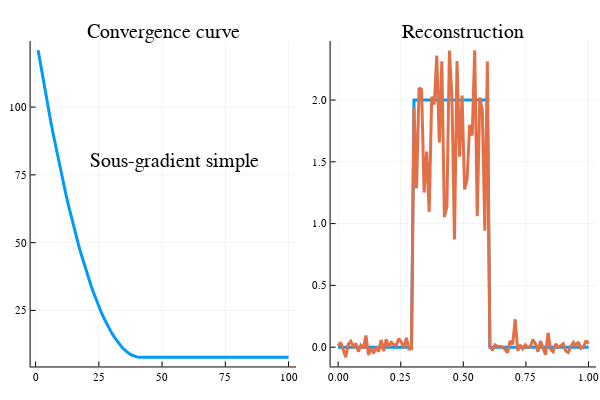

Notebook source saved alongside this figure:
### Markdown cell above
**Question 3 :** Résoudre le problème en utilisant un algorithme de sous-gradient. Vous implanterez les trois stratégies de pas vues en cours. Vous afficherez les courbes de convergence de $f_{best}^k$. 

**Question 4 :** Quelle influence a le paramètre $\lambda$ sur la convergence de l'algorithme et la qualité de la soltuion optimisée ?

### Code cell
#Pkg.add("Plots")
using Plots

#Initialisation
x = zeros(n,1);
xbest=x;
i = 0;
fbest =1000000; # $f_{best}^0$
histo_subgradient_simple =[];# Suite des itérés f_{best}^k

lambda=1e-2;

pas=1;
itermax_subgradient_simple=100;

xp=x;
while i < itermax_subgradient_simple
    i = i + 1;
    # Insérer votre code
    gk = subgradf(x,y,H,W,lambda) 
    
    if pas == 1
        xp -= 1e-2*gk
    elseif pas == 2
        xp -= 1/(100i) * gk
    elseif pas == 3
        xp -= 1/(norm(gk)*sqrt(i)) * gk
    end
    
    if evalf(xp,y,H,W,lambda) < fbest
        fbest = evalf(xp,y,H,W,lambda)
        xbest = xp
    end
    # Fin insérer code
    
    # Stockage
    append!( histo_subgradient_simple, fbest)
end
#histo
#Affichage des courbes de convergence
plotly();

iter_subgradient_simple=1:itermax_subgradient_simple;
x=[xt,xbest];

p1 = plot(iter_subgradient_simple,histo_subgradient_simple,title="Convergence curve",label=["f"],lw=3,ann=[(55,80,"Sous-gradient simple")])
p2 = plot(px,x,title="Reconstruction",label=["True solution" "Optimized solution"],lw=3)
plot(p1,p2,layout=(1,2),legend=false)

### Figure 1 — Plotly figure (JSON) as saved in the notebook; plotly's stock layout.template omitted (floating-point values rounded to 4 significant figures)
{"data": [{"colorbar": {"title": ""}, "legendgroup": ["f"], "line": {"color": "rgba(0, 154, 250, 1.000)", "dash": "solid", "shape": "linear", "width": 3}, "mode": "lines", "name": ["f"], "showlegend": true, "type": "scatter", "x": [1, 2, 3, 4, 5, 6, 7, 8, 9, 10, 11, 12, 13, 14, 15, 16, 17, 18, 19, 20, 21, 22, 23, 24, 25, 26, 27, 28, 29, 30, 31, 32, 33, 34, 35, 36, 37, 38, 39, 40, 41, 42, 43, 44, 45, 46, 47, 48, 49, 50, 51, 52, 53, 54, 55, 56, 57, 58, 59, 60, 61, 62, 63, 64, 65, 66, 67, 68, 69, 70, 71, 72, 73, 74, 75, 76, 77, 78, 79, 80, 81, 82, 83, 84, 85, 86, 87, 88, 89, 90, 91, 92, 93, 94, 95, 96, 97, 98, 99, 100], "xaxis": "x1", "y": [121.0, 115.4, 110.1, 104.8, 99.69, 94.71, 89.87, 85.18, 80.62, 76.19, 71.91, 67.76, 63.76, 59.89, 56.16, 52.57, 49.11, 45.8, 42.62, 39.58, 36.68, 33.92, 31.3, 28.81, 26.46, 24.26, 22.19, 20.25, 18.46, 16.8, 15.29, 13.91, 12.67, 11.57, 10.6, 9.777, 9.089, 8.541, 8.13, 7.858, 7.724, 7.724, 7.724, 7.724, 7.724, 7.724, 7.724, 7.724, 7.724, 7.724, 7.724, 7.724, 7.724, 7.724, 7.724, 7.724, 7.724, 7.724, 7.724, 7.724, 7.724, 7.724, 7.724, 7.724, 7.724, 7.724, 7.724, 7.724, 7.724, 7.724, 7.724, 7.724, 7.724, 7.724, 7.724, 7.724, 7.724, 7.724, 7.724, 7.724, 7.724, 7.724, 7.724, 7.724, 7.724, 7.724, 7.724, 7.724, 7.724, 7.724, 7.724, 7.724, 7.724, 7.724, 7.724, 7.724, 7.724, 7.724, 7.724, 7.724], "yaxis": "y1", "zmax": null, "zmin": null}, {"colorbar": {"title": ""}, "legendgroup": "True solution", "line": {"color": "rgba(0, 154, 250, 1.000)", "dash": "solid", "shape": "linear", "width": 3}, "mode": "lines", "name": "True solution", "showlegend": true, "type": "scatter", "x": [0, 0.0101, 0.0202, 0.0303, 0.0404, 0.05051, 0.06061, 0.07071, 0.08081, 0.09091, 0.101, 0.1111, 0.1212, 0.1313, 0.1414, 0.1515, 0.1616, 0.1717, 0.1818, 0.1919, 0.202, 0.2121, 0.2222, 0.2323, 0.2424, 0.2525, 0.2626, 0.2727, 0.2828, 0.2929, 0.303, 0.3131, 0.3232, 0.3333, 0.3434, 0.3535, 0.3636, 0.3737, 0.3838, 0.3939, 0.404, 0.4141, 0.4242, 0.4343, 0.4444, 0.4545, 0.4646, 0.4747, 0.4848, 0.4949, 0.5051, 0.5152, 0.5253, 0.5354, 0.5455, 0.5556, 0.5657, 0.5758, 0.5859, 0.596, 0.6061, 0.6162, 0.6263, 0.6364, 0.6465, 0.6566, 0.6667, 0.6768, 0.6869, 0.697, 0.7071, 0.7172, 0.7273, 0.7374, 0.7475, 0.7576, 0.7677, 0.7778, 0.7879, 0.798, 0.8081, 0.8182, 0.8283, 0.8384, 0.8485, 0.8586, 0.8687, 0.8788, 0.8889, 0.899, 0.9091, 0.9192, 0.9293, 0.9394, 0.9495, 0.9596, 0.9697, 0.9798, 0.9899, 1], "xaxis": "x2", "y": [0, 0, 0, 0, 0, 0, 0, 0, 0, 0, 0, 0, 0, 0, 0, 0, 0, 0, 0, 0, 0, 0, 0, 0, 0, 0, 0, 0, 0, 0, 2, 2, 2, 2, 2, 2, 2, 2, 2, 2, 2, 2, 2, 2, 2, 2, 2, 2, 2, 2, 2, 2, 2, 2, 2, 2, 2, 2, 2, 2, 0, 0, 0, 0, 0, 0, 0, 0, 0, 0, 0, 0, 0, 0, 0, 0, 0, 0, 0, 0, 0, 0, 0, 0, 0, 0, 0, 0, 0, 0, 0, 0, 0, 0, 0, 0, 0, 0, 0, 0], "yaxis": "y2", "zmax": null, "zmin": null}, {"colorbar": {"title": ""}, "legendgroup": "Optimized solution", "line": {"color": "rgba(227, 111, 71, 1.000)", "dash": "solid", "shape": "linear", "width": 3}, "mode": "lines", "name": "Optimized solution", "showlegend": true, "type": "scatter", "x": [0, 0.0101, 0.0202, 0.0303, 0.0404, 0.05051, 0.06061, 0.07071, 0.08081, 0.09091, 0.101, 0.1111, 0.1212, 0.1313, 0.1414, 0.1515, 0.1616, 0.1717, 0.1818, 0.1919, 0.202, 0.2121, 0.2222, 0.2323, 0.2424, 0.2525, 0.2626, 0.2727, 0.2828, 0.2929, 0.303, 0.3131, 0.3232, 0.3333, 0.3434, 0.3535, 0.3636, 0.3737, 0.3838, 0.3939, 0.404, 0.4141, 0.4242, 0.4343, 0.4444, 0.4545, 0.4646, 0.4747, 0.4848, 0.4949, 0.5051, 0.5152, 0.5253, 0.5354, 0.5455, 0.5556, 0.5657, 0.5758, 0.5859, 0.596, 0.6061, 0.6162, 0.6263, 0.6364, 0.6465, 0.6566, 0.6667, 0.6768, 0.6869, 0.697, 0.7071, 0.7172, 0.7273, 0.7374, 0.7475, 0.7576, 0.7677, 0.7778, 0.7879, 0.798, 0.8081, 0.8182, 0.8283, 0.8384, 0.8485, 0.8586, 0.8687, 0.8788, 0.8889, 0.899, 0.9091, 0.9192, 0.9293, 0.9394, 0.9495, 0.9596, 0.9697, 0.9798, 0.9899, 1], "xaxis": "x2", "y": [0.01026, 0.038, -0.01974, -0.08174, 0.02173, 0.047, 0.00644, 0.03031, -0.03671, 0.01547, -0.006701, 0.09487, -0.06304, -0.008651, -0.05037, -8.995e-05, -0.03768, 0.05646, -0.03156, 0.06354, 0.001101, 0.03821, 0.02095, 0.01401, 0.06946, 0.03982, -0.005964, 0.07612, -0.01437, -0.01392, 1.935, 1.285, 2.098, 2.085, 1.252, 1.583, 1.095, 2.027, 1.964, 2.359, 1.657, 2.314, 1.053, 1.138, 2.4, 2.023, 0.8724, 2.316, 1.542, 2.037, 1.277, 1.359, 1.799, 1.713, 2.403, 1.06, 2.021, 1.915, 0.9425, 2.311, 0.01055, -0.0263, 0.01902, 0.006874, 0.004981, 0.001938, -0.01835, -0.04534, 0.05165, 0.02191, 0.2256, -0.02908, 0.01773, -0.01362, 0.01802, -0.0008149, 0.003768, 0.06205, 0.02682, -0.03666, 0.04976, -0.008661, -0.06178, 0.116, -0.01802, -0.03775, 0.02619, -0.00415, 0.01363, 0.02827, -0.03149, -0.04299, 0.003583, 0.03825, 0.01066, 0.04217, -0.009439, 0.001069, 0.05399, 0.02775], "yaxis": "y2", "zmax": null, "zmin": null}], "layout": {"annotations": [{"font": {"color": "rgba(0, 0, 0, 1.000)", "family": "sans-serif", "size": 20}, "rotation": 0, "showarrow": false, "text": "Convergence curve", "x": 0.2722, "xanchor": "center", "xref": "paper", "y": 1, "yanchor": "top", "yref": "paper"}, {"font": {"color": "rgba(0, 0, 0, 1.000)", "family": "sans-serif", "size": 20}, "rotation": 0, "showarrow": false, "text": "Sous-gradient simple", "x": 55, "xanchor": "center", "xref": "x1", "y": 80, "yanchor": "middle", "yref": "y1"}, {"font": {"color": "rgba(0, 0, 0, 1.000)", "family": "sans-serif", "size": 20}, "rotation": 0, "showarrow": false, "text": "Reconstruction", "x": 0.7722, "xanchor": "center", "xref": "paper", "y": 1, "yanchor": "top", "yref": "paper"}], "height": 400, "margin": {"b": 20, "l": 0, "r": 0, "t": 20}, "paper_bgcolor": "rgba(255, 255, 255, 1.000)", "plot_bgcolor": "rgba(255, 255, 255, 1.000)", "showlegend": false, "width": 600, "xaxis1": {"anchor": "y1", "domain": [0.05101, 0.4934], "gridcolor": "rgba(0, 0, 0, 0.100)", "gridwidth": 0.5, "linecolor": "rgba(0, 0, 0, 1.000)", "mirror": false, "range": [-1.97, 103.0], "showgrid": true, "showline": true, "showticklabels": true, "tickangle": 0, "tickcolor": "rgb(0, 0, 0)", "tickfont": {"color": "rgba(0, 0, 0, 1.000)", "family": "sans-serif", "size": 11}, "tickmode": "array", "ticks": "inside", "ticktext": ["0", "25", "50", "75", "100"], "tickvals": [0, 25, 50, 75, 100], "title": "", "titlefont": {"color": "rgba(0, 0, 0, 1.000)", "family": "sans-serif", "size": 15}, "type": "-", "visible": true, "zeroline": false, "zerolinecolor": "rgba(0, 0, 0, 1.000)"}, "xaxis2": {"anchor": "y2", "domain": [0.551, 0.9934], "gridcolor": "rgba(0, 0, 0, 0.100)", "gridwidth": 0.5, "linecolor": "rgba(0, 0, 0, 1.000)", "mirror": false, "range": [-0.03, 1.03], "showgrid": true, "showline": true, "showticklabels": true, "tickangle": 0, "tickcolor": "rgb(0, 0, 0)", "tickfont": {"color": "rgba(0, 0, 0, 1.000)", "family": "sans-serif", "size": 11}, "tickmode": "array", "ticks": "inside", "ticktext": ["0.00", "0.25", "0.50", "0.75", "1.00"], "tickvals": [0, 0.25, 0.5, 0.75, 1], "title": "", "titlefont": {"color": "rgba(0, 0, 0, 1.000)", "family": "sans-serif", "size": 15}, "type": "-", "visible": true, "zeroline": false, "zerolinecolor": "rgba(0, 0, 0, 1.000)"}, "yaxis1": {"anchor": "x1", "domain": [0.03762, 0.9415], "gridcolor": "rgba(0, 0, 0, 0.100)", "gridwidth": 0.5, "linecolor": "rgba(0, 0, 0, 1.000)", "mirror": false, "range": [4.327, 124.4], "showgrid": true, "showline": true, "showticklabels": true, "tickangle": 0, "tickcolor": "rgb(0, 0, 0)", "tickfont": {"color": "rgba(0, 0, 0, 1.000)", "family": "sans-serif", "size": 11}, "tickmode": "array", "ticks": "inside", "ticktext": ["25", "50", "75", "100"], "tickvals": [25, 50, 75, 100], "title": "", "titlefont": {"color": "rgba(0, 0, 0, 1.000)", "family": "sans-serif", "size": 15}, "type": "-", "visible": true, "zeroline": false, "zerolinecolor": "rgba(0, 0, 0, 1.000)"}, "yaxis2": {"anchor": "x2", "domain": [0.03762, 0.9415], "gridcolor": "rgba(0, 0, 0, 0.100)", "gridwidth": 0.5, "linecolor": "rgba(0, 0, 0, 1.000)", "mirror": false, "range": [-0.1563, 2.478], "showgrid": true, "showline": true, "showticklabels": true, "tickangle": 0, "tickcolor": "rgb(0, 0, 0)", "tickfont": {"color": "rgba(0, 0, 0, 1.000)", "family": "sans-serif", "size": 11}, "tickmode": "array", "ticks": "inside", "ticktext": ["0.0", "0.5", "1.0", "1.5", "2.0"], "tickvals": [0, 0.5, 1, 1.5, 2], "title": "", "titlefont": {"color": "rgba(0, 0, 0, 1.000)", "family": "sans-serif", "size": 15}, "type": "-", "visible": true, "zeroline": false, "zerolinecolor": "rgba(0, 0, 0, 1.000)"}}}
